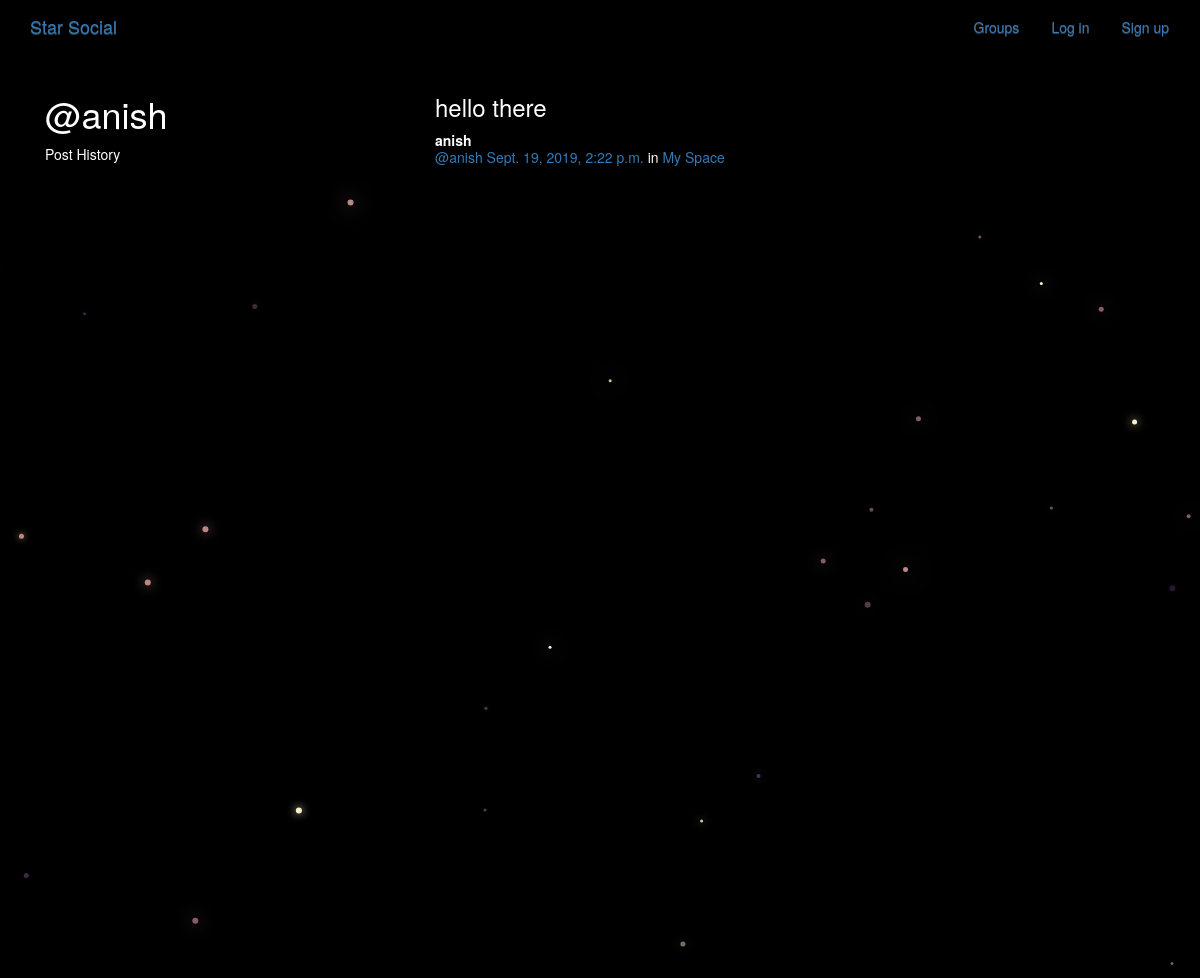
Page /posts/by/anish/ on the committed database.
### posts/models.py (models this page shows, shortened)
class Post(models.Model):
    user = models.ForeignKey(User, related_name="posts",on_delete=models.CASCADE)
    created_at = models.DateTimeField(auto_now=True)
    message = models.TextField()
    message_html = models.TextField(editable=False)
    group = models.ForeignKey(Group, related_name="posts",null=True, blank=True,on_delete=models.CASCADE)
    class Meta:
        ordering = ["-created_at"]
        unique_together = ["user", "message"]

### groups/models.py (models this page shows, shortened)
class Group(models.Model):
    name = models.CharField(max_length=255, unique=True)
    slug = models.SlugField(allow_unicode=True, unique=True)
    description = models.TextField(blank=True, default='')
    description_html = models.TextField(editable=False, default='', blank=True)
    members = models.ManyToManyField(User, through="GroupMember")
    creator = models.IntegerField()
    class Meta:
        ordering = ["name"]

### posts/views.py (the view)
# urls.py: url(r"by/(?P<username>[-\w].*)/$",views.UserPosts.as_view(),name="for_user"),
class UserPosts(generic.ListView):
    model = models.Post
    template_name = "posts/user_post_list.html"
    def get_queryset(self):
        try:
            self.post_user = User.objects.prefetch_related("posts").get(
                username__iexact=self.kwargs.get("username")
            )
        except User.DoesNotExist:
            raise Http404
        else:
            return self.post_user.posts.all()
    def get_context_data(self, **kwargs):
        context = super().get_context_data(**kwargs)
        context["post_user"] = self.post_user
        return context

### posts/templates/posts/user_post_list.html
{% extends "posts/post_base.html" %}
{% block prepost %}
    <div class="col-md-4">
        <h1>@{{ post_user.username }}</h1>
        <p>Post History</p>
    </div>
{% endblock %}
{% block post_content %}
    <div class="col-md-8">
        {% for post in post_list %}
            {% include "posts/_post.html" %}
        {% endfor %}
    </div>
{% endblock %}

### posts/templates/posts/_post.html (shortened to what this page needs)
<div class="post media">
    <h3>{{ post.message_html|safe }}</h3>
    <div class="media-body">
        <strong>{{ post.user.username }}</strong>
        <h5 class="media-heading">
            <span class="username"><a href="{% url 'posts:for_user' username=post.user.username %}">@{{ post.user.username }}</a></span>
            <time class="time"><a href="{% url 'posts:single' username=post.user.username pk=post.pk %}">{{ post.created_at }}</a></time>
            {% if post.group %}
                <span class="group-name">in <a href="#">{{ post.group.name }}</a></span>
            {% endif %}
        </h5>
    </div>
</div>

### static/social/css/master.css (style rules this page uses)
html, body { margin: 0; overflow: hidden; background-color: black; color:white; }

### rows in the picture
Post: message_html "hello there", user.username "anish", created_at "Sept. 19, 2019, 2:22 p.m.", group.name "My Space"

### other values in the picture
{{ post_user.username }} "anish"
